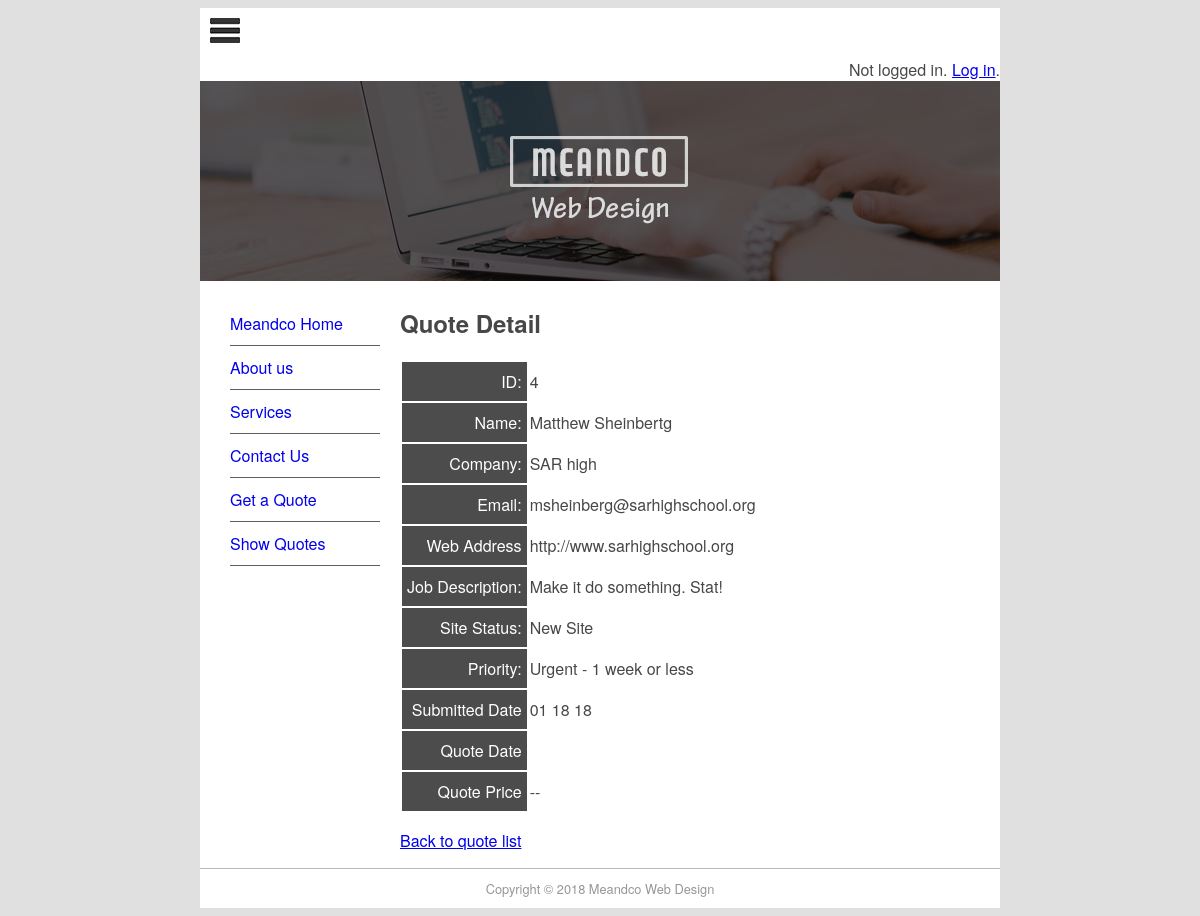
Screenshot of /quote/show/4 with the database file from the repository.
### pages/models.py (models this page shows, shortened)
class Page(models.Model):
    title = models.CharField(max_length=60)
    permalink = models.CharField(max_length=12, unique = True)
    update_date = models.DateTimeField('Last Updated')
    bodytext = models.TextField('Page Content', blank=True)

### quotes/models.py (models this page shows, shortened)
class Quote(models.Model):
    name = models.CharField(max_length = 100)
    position = models.CharField(max_length = 50, blank = True)
    company = models.CharField(max_length = 50, blank = True)
    address = models.CharField(max_length = 200, blank = True)
    phone = models.CharField(max_length = 30, blank = True)
    email = models.EmailField()
    web = models.URLField(blank = True)
    description = models.TextField()
    sitestatus = models.CharField(max_length = 20, choices = STATUS_CHOICES)
    priority = models.CharField(max_length = 40, choices = PRIORITY_CHOICES)
    jobfile = models.FileField(upload_to='uploads/', blank = True)
    submitted = models.DateField(auto_now_add=True)
    quotedate = models.DateField(blank = True, null = True)
    quoteprice = models.DecimalField(decimal_places=2, max_digits=7, blank = True, default = 0)
    username = models.ForeignKey(User, blank = True, null = True)

### quotes/views.py (the view)
# urls.py: url(r'show/(?P<pk>[0-9]+)$', QuoteView.as_view(), name='quote-detail'),
class QuoteView(DetailView):
    model = Quote
    context_object_name='quote'
    def get_context_data(self, **kwargs):
        context = super(QuoteView, self).get_context_data(**kwargs)
        context['page_list']=Page.objects.all()
        return context

### quotes/templates/quotes/quote_detail.html (shortened to what this page needs)
{% extends "quotes/quote.html" %}
{% block content %}
<h1>Quote Detail</h1>
<table class="quote">
  <tr><td>ID:</td><td>{{quote.id}}</td></tr>
  <tr><td>Name:</td><td>{{quote.name}}</td></tr>
  <tr><td>Company:</td><td>{{quote.company}}</td></tr>
  <tr><td>Email:</td><td>{{quote.email}}</td></tr>
  <tr><td>Web Address</td><td>{{quote.web}}</td></tr>
  <tr><td>Job Description:</td><td>{{quote.description}}</td></tr>
  <tr><td>Site Status:</td><td>{{quote.get_sitestatus_display}}</td></tr>
  <tr><td>Priority:</td><td>{{quote.get_priority_display}}</td></tr>
  <tr><td>Submitted Date</td><td>{{quote.submitted|date:"m d y"}}</td></tr>
  <tr><td>Quote Date</td><td>{{quote.quotedate|date:"m d y"}}</td></tr>
  <tr><td>Quote Price</td><td>{{quote.quoteprice|default:"--"}}</td></tr>
</table>
<p><a href="../show">Back to quote list</a></p>
{% endblock content %}

### mfdw_site/templates/quotes/quote.html (shortened to what this page needs)
{% extends "base.html" %}
{% block sidenav %}
  {% for page in page_list %}
    <li><a href="{{ page.permalink }}">{{ page.title }}</a></li>
  {% endfor %}
{% endblock sidenav %}

### mfdw_site/static/main.css (style rules this page uses)
body { background-color: #E0E0E0; font-family: Gotham, "Helvetica Neue", Helvetica, Arial, sans-serif; text-align: justify; color: #474747; }
#nav li { padding-top: 10px; padding-bottom: 10px; font-size: 1em; list-style-type: none; border-bottom: thin solid #5F5F5F; color: #4C4C4C; left: 0px; list-style-position: inside; margin-left: -10px; }
#nav li a { text-decoration: none; }
.quote td:first-child { background-color: #4C4C4C; color:white; text-align: right; padding: 8px 5px; border: none; }

### rows the page displays
Page: title "Meandco Home"
Page: title "About us"
Page: title "Services"
Quote: id "4", name "Matthew Sheinbertg", company "SAR high", email "msheinberg@sarhighschool.org", web "http://www.sarhighschool.org", description "Make it do something. Stat!", sitestatus "New Site", priority "Urgent - 1 week or less", submitted "01 18 18", quoteprice "--"
